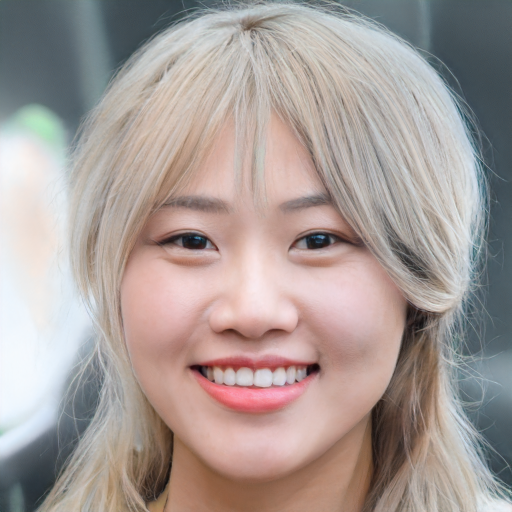
#> input picture python_scripts/test_face.jpg, 1024 x 1024 px (shown at 1/2 size)
$ python artistic_sketch_pure.py   (older library calls are emulated)
#> lines starting #> are read from the running program, lines starting #| are printed output that depends on the picture; after the words box and inside, x2 and y2 are one past the last pixel; in counts of white or black regions, pixels touching at a corner belong together
import cv2
import numpy as np
from PIL import Image

def artistic_sketch_converter(image_path, output_path):
    """
    Pure CV2 Artistic Sketch Converter
    Creates hyper-realistic graphite pencil sketches with:
    - Clean line art
    - Volumetric shading
    - Cross-hatching simulation
    - Paper texture
    - Charcoal effects
    """
#> called with image_path = 'test_face.jpg', output_path = 'artistic_result_STANDARD.png'

    # Load image
    img = cv2.imread(image_path)
#> img is the input picture: shape (1024, 1024, 3); mean B, G, R 151.7, 155.5, 167.2
    gray = cv2.cvtColor(img, cv2.COLOR_BGR2GRAY)

    # ==========================================
    # LAYER 1: CLEAN LINE ART (Color Dodge)
    # ==========================================
    inverted = 255 - gray
    blurred = cv2.GaussianBlur(inverted, (21, 21), 0)
    sketch_base = cv2.divide(gray, 255 - blurred, scale=256)

    # ==========================================
    # LAYER 2: VOLUMETRIC SHADING (Bilateral Filter)
    # ==========================================
    # Bilateral filter preserves edges while smoothing
    smooth = cv2.bilateralFilter(gray, 9, 75, 75)

    # Create shadow map (darker areas)
    shadow_map = cv2.subtract(255, smooth)
    shadow_map = cv2.GaussianBlur(shadow_map, (15, 15), 0)

    # Enhance shadows using adaptive histogram equalization
    clahe = cv2.createCLAHE(clipLimit=2.0, tileGridSize=(8, 8))
    enhanced_shadows = clahe.apply(shadow_map)

    # Invert back to get shading layer
    shading_layer = 255 - enhanced_shadows

    # ==========================================
    # LAYER 3: DETAIL ENHANCEMENT (Unsharp Mask)
    # ==========================================
    gaussian = cv2.GaussianBlur(sketch_base, (0, 0), 2.0)
    unsharp = cv2.addWeighted(sketch_base, 1.5, gaussian, -0.5, 0)

    # ==========================================
    # LAYER 4: CROSS-HATCHING SIMULATION
    # ==========================================
    # Create directional gradients for hatching effect
    sobelx = cv2.Sobel(gray, cv2.CV_64F, 1, 0, ksize=3)
    sobely = cv2.Sobel(gray, cv2.CV_64F, 0, 1, ksize=3)

    # Combine gradients
    gradient_mag = np.sqrt(sobelx**2 + sobely**2)
    gradient_mag = np.uint8(gradient_mag / gradient_mag.max() * 255)

    # Invert to get hatching lines
    hatching = 255 - gradient_mag
    hatching = cv2.GaussianBlur(hatching, (3, 3), 0)

    # ==========================================
    # LAYER 5: PAPER TEXTURE
    # ==========================================
    # Create realistic paper grain
    h, w = gray.shape
#> h = 1024; w = 1024
    noise = np.random.normal(128, 15, (h, w)).astype(np.uint8)

    # Apply texture only to non-white areas
    texture_mask = cv2.threshold(sketch_base, 250, 255, cv2.THRESH_BINARY_INV)[1]
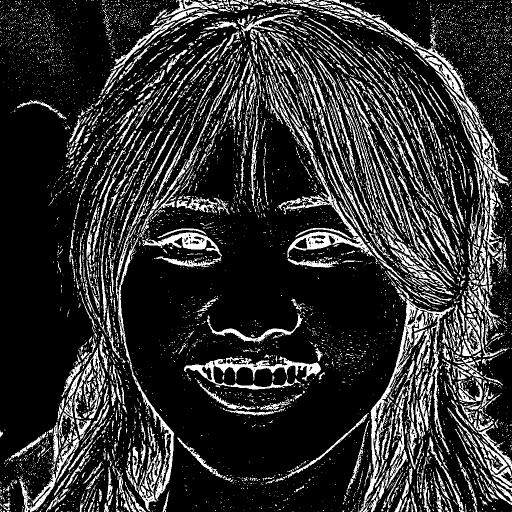
#> texture_mask: shape (1024, 1024) (shown at 1/2 size); 18.6% white; 7531 white regions (6569 under 20 px), largest, box (x1, y1, x2, y2) and area: (719, 589, 909, 1024) 6186, (566, 236, 755, 528) 5119, (368, 713, 642, 779) 4807
    paper_texture = cv2.bitwise_and(noise, noise, mask=texture_mask)

    # ==========================================
    # LAYER 6: COMBINE ALL LAYERS
    # ==========================================
    # Start with clean lines (60% weight)
    result = cv2.addWeighted(unsharp, 0.6, shading_layer, 0.4, 0)

    # Add hatching for depth (subtle)
    result = cv2.addWeighted(result, 0.85, hatching, 0.15, 0)

    # Add paper texture
    result = cv2.subtract(result, paper_texture // 8)

    # ==========================================
    # FINAL POLISH: CONTRAST & BRIGHTNESS
    # ==========================================
    # Increase contrast for "graphite pop"
    alpha = 1.3  # Contrast
    beta = -20   # Brightness (darker for graphite feel)
    result = cv2.convertScaleAbs(result, alpha=alpha, beta=beta)

    # Crush the blacks (make dark areas darker)
    result = cv2.threshold(result, 245, 255, cv2.THRESH_TRUNC)[1]

    # Final normalization
    result = cv2.normalize(result, None, 0, 255, cv2.NORM_MINMAX)

    # ==========================================
    # OPTIONAL: CHARCOAL EFFECT (Heavy Mode)
    # ==========================================
    # Uncomment for even more dramatic artistic effect
    # kernel = np.ones((2, 2), np.uint8)
    # result = cv2.erode(result, kernel, iterations=1)

    # Save result
    cv2.imwrite(output_path, result)
    return result

def artistic_sketch_converter_premium(image_path, output_path):
    """
    PREMIUM VERSION: Maximum artistic quality
    Uses advanced techniques for professional-grade sketches
    """
#> called with image_path = 'test_face.jpg', output_path = 'artistic_result_PREMIUM.png'

    # Load image
    img = cv2.imread(image_path)
    gray = cv2.cvtColor(img, cv2.COLOR_BGR2GRAY)

    # Enhance contrast first
    clahe = cv2.createCLAHE(clipLimit=3.0, tileGridSize=(8, 8))
    enhanced = clahe.apply(gray)

    # ==========================================
    # TECHNIQUE 1: Multi-Scale Color Dodge
    # ==========================================
    sketches = []
    blur_sizes = [11, 21, 31]  # Multiple blur kernels

    for size in blur_sizes:
        inverted = 255 - enhanced
        blurred = cv2.GaussianBlur(inverted, (size, size), 0)
        sketch = cv2.divide(enhanced, 255 - blurred, scale=256)
        sketches.append(sketch)
#> this loop made 3 passes
#> pass 1, in artistic_sketch_converter_premium, `sketch = cv2.divide(enhanced, 255 - blurred, scale=256)`:
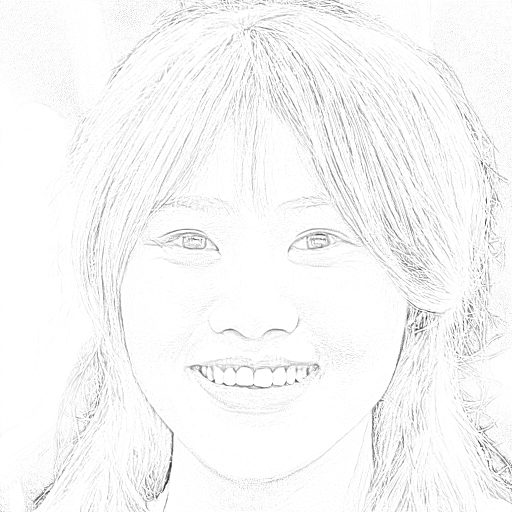
#> sketch: shape (1024, 1024) (shown at 1/2 size); min 18, max 255, mean 247
#> after the loop, sketches = 3 items

    # Combine multi-scale sketches
    base_sketch = cv2.addWeighted(sketches[0], 0.3, sketches[1], 0.5, 0)
    base_sketch = cv2.addWeighted(base_sketch, 1.0, sketches[2], 0.2, 0)

    # ==========================================
    # TECHNIQUE 2: Edge-Preserving Detail
    # ==========================================
    # Use edge detection for fine details
    edges = cv2.Canny(enhanced, 50, 150)
#> edges: shape (1024, 1024); 13.7% white in thin lines or dots
    edges_dilated = cv2.dilate(edges, np.ones((2, 2), np.uint8), iterations=1)
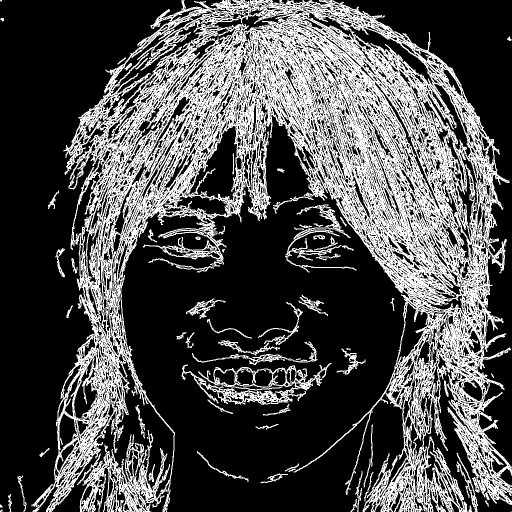
#> edges_dilated: shape (1024, 1024) (shown at 1/2 size); 30.2% white; 77 white regions (9 under 20 px), largest, box (x1, y1, x2, y2) and area: (63, 0, 1024, 1024) 293197, (363, 726, 663, 810) 6609, (570, 409, 713, 545) 2886
    edges_inv = 255 - edges_dilated

    # Combine with base sketch
    detailed_sketch = cv2.bitwise_and(base_sketch, edges_inv)

    # ==========================================
    # TECHNIQUE 3: Artistic Shading
    # ==========================================
    # Create soft shading using morphological operations
    kernel_large = cv2.getStructuringElement(cv2.MORPH_ELLIPSE, (15, 15))
    shading = cv2.morphologyEx(enhanced, cv2.MORPH_GRADIENT, kernel_large)
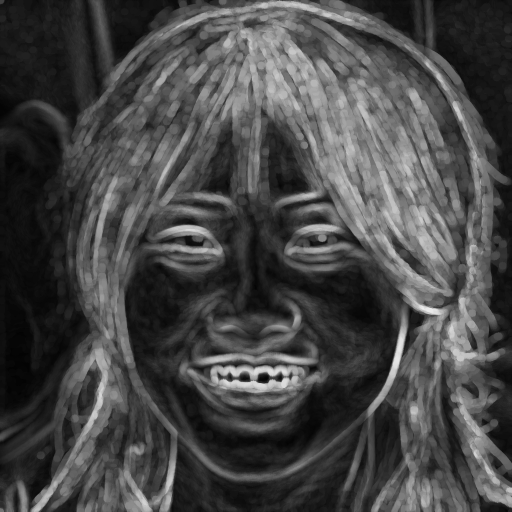
#> shading: shape (1024, 1024) (shown at 1/2 size); min 3, max 239, mean 70.3
    shading = cv2.GaussianBlur(shading, (15, 15), 0)
    shading_inv = 255 - shading
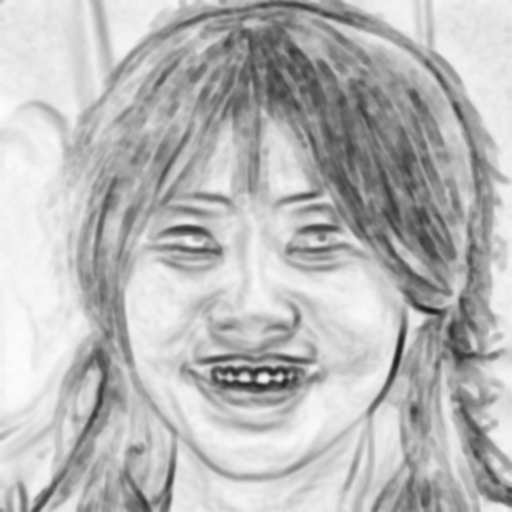
#> shading_inv: shape (1024, 1024) (shown at 1/2 size); min 26, max 252, mean 184.7

    # ==========================================
    # TECHNIQUE 4: Pencil Stroke Simulation
    # ==========================================
    # Create directional blur for stroke effect
    kernel_motion = np.zeros((9, 9))
    kernel_motion[4, :] = np.ones(9)
    kernel_motion = kernel_motion / 9

    strokes = cv2.filter2D(detailed_sketch, -1, kernel_motion)
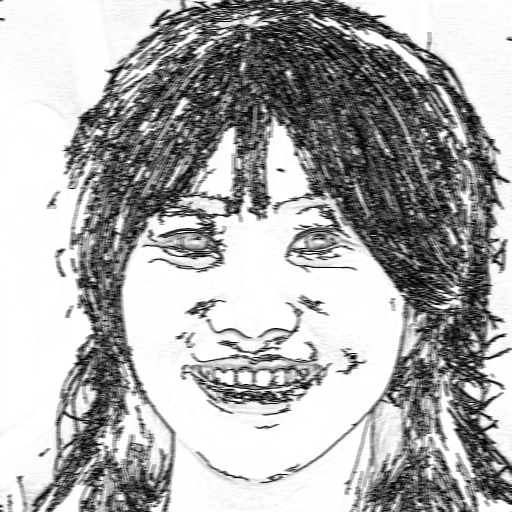
#> strokes: shape (1024, 1024) (shown at 1/2 size); min 0, max 255, mean 172.1

    # ==========================================
    # COMBINE ALL LAYERS
    # ==========================================
    # Layer 1: Base sketch (50%)
    result = cv2.addWeighted(detailed_sketch, 0.5, strokes, 0.3, 0)

    # Layer 2: Add shading (20%)
    result = cv2.addWeighted(result, 1.0, shading_inv, 0.2, 0)

    # ==========================================
    # FINAL ARTISTIC TOUCHES
    # ==========================================
    # 1. Add subtle paper grain
    h, w = result.shape
#> h = 1024; w = 1024
    grain = np.random.normal(0, 8, (h, w)).astype(np.int16)
    result = np.clip(result.astype(np.int16) + grain, 0, 255).astype(np.uint8)

    # 2. Enhance contrast
    result = cv2.convertScaleAbs(result, alpha=1.2, beta=-10)

    # 3. Vignette effect (darker edges like real paper)
    rows, cols = result.shape
#> rows = 1024; cols = 1024
    kernel_x = cv2.getGaussianKernel(cols, cols / 3)
    kernel_y = cv2.getGaussianKernel(rows, rows / 3)
    kernel = kernel_y * kernel_x.T
    mask = kernel / kernel.max()
    result = (result * mask).astype(np.uint8)
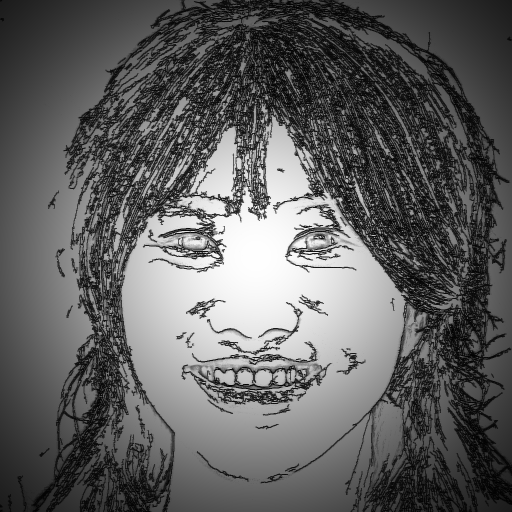
#> result: shape (1024, 1024) (shown at 1/2 size); min 0, max 255, mean 95.2
    result = cv2.normalize(result, None, 0, 255, cv2.NORM_MINMAX)

    # Save result
    cv2.imwrite(output_path, result)
    return result


if __name__ == "__main__":
    print("🎨 PURE ARTISTIC SKETCH CONVERTER")
    print("=" * 60)

    # Standard version
    print("\n1️⃣ Creating STANDARD artistic sketch...")
    result1 = artistic_sketch_converter(
        "test_face.jpg",
        "artistic_result_STANDARD.png"
    )
    print("✅ Saved: artistic_result_STANDARD.png")

    # Premium version
    print("\n2️⃣ Creating PREMIUM artistic sketch...")
    result2 = artistic_sketch_converter_premium(
        "test_face.jpg",
        "artistic_result_PREMIUM.png"
    )
    print("✅ Saved: artistic_result_PREMIUM.png")

    print("\n" + "=" * 60)
    print("🎨 Done! Check the outputs:")
    print("   - artistic_result_STANDARD.png (balanced)")
    print("   - artistic_result_PREMIUM.png (maximum artistry)")

$ run again, with test_face.jpg copied over python_scripts/test_face.jpg
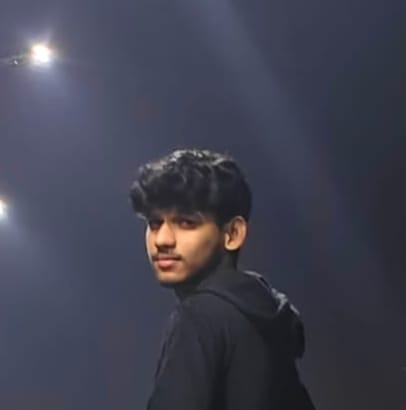
#> input picture test_face.jpg, 406 x 410 px
#> in artistic_sketch_converter, img is the input picture: shape (410, 406, 3); mean B, G, R 81, 66.2, 65.2
#> in artistic_sketch_converter, `texture_mask = cv2.threshold(sketch_base, 250, 255, cv2.THRESH_BINARY_..`:
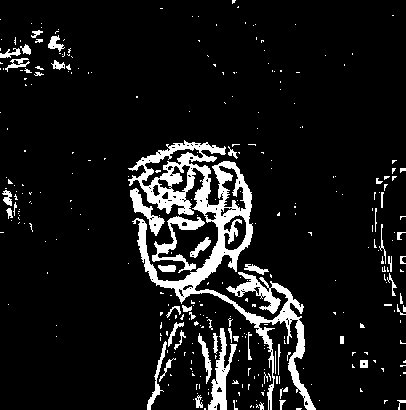
#> texture_mask: shape (410, 406); 9.3% white; 324 white regions (272 under 20 px), largest, box (x1, y1, x2, y2) and area: (128, 140, 316, 410) 9202, (208, 328, 237, 410) 861, (152, 216, 205, 273) 757
#> after the loop in artistic_sketch_converter_premium, `for size in blur_sizes:`: sketches = 3 items
#> edges: shape (410, 406); 2.3% white in thin lines or dots, all inside (x1, y1, x2, y2) = (0, 27, 316, 410)
#> edges_dilated: shape (410, 406); 5.1% white in thin lines or dots, all inside (x1, y1, x2, y2) = (0, 27, 317, 410)
#> in artistic_sketch_converter_premium, `result = (result * mask).astype(np.uint8)`:
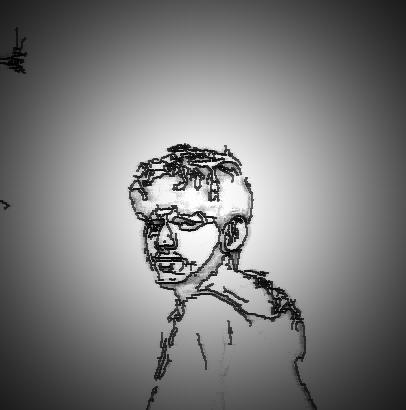
#> result: shape (410, 406); min 0, max 254, mean 122.8
